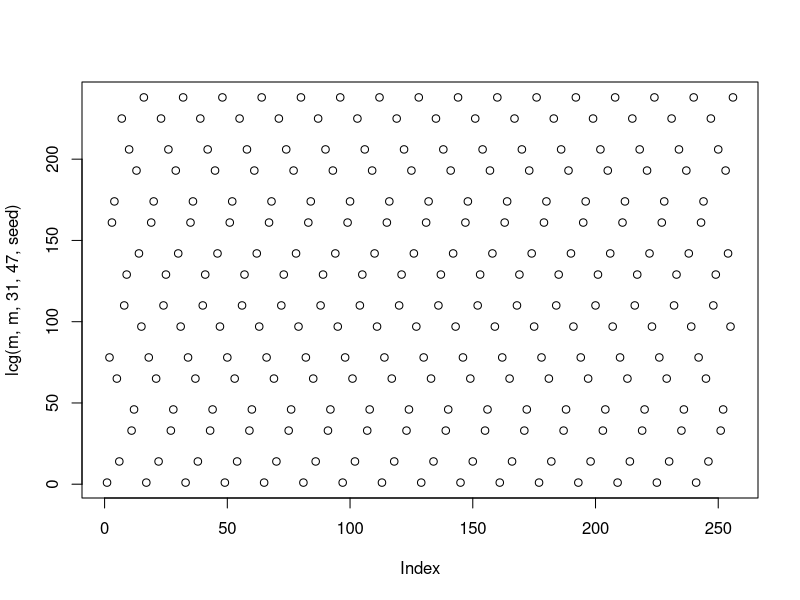
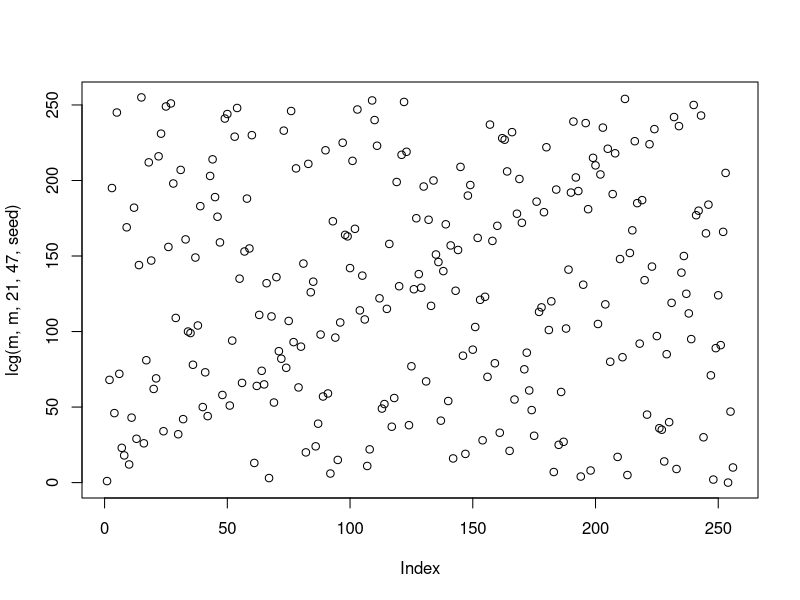
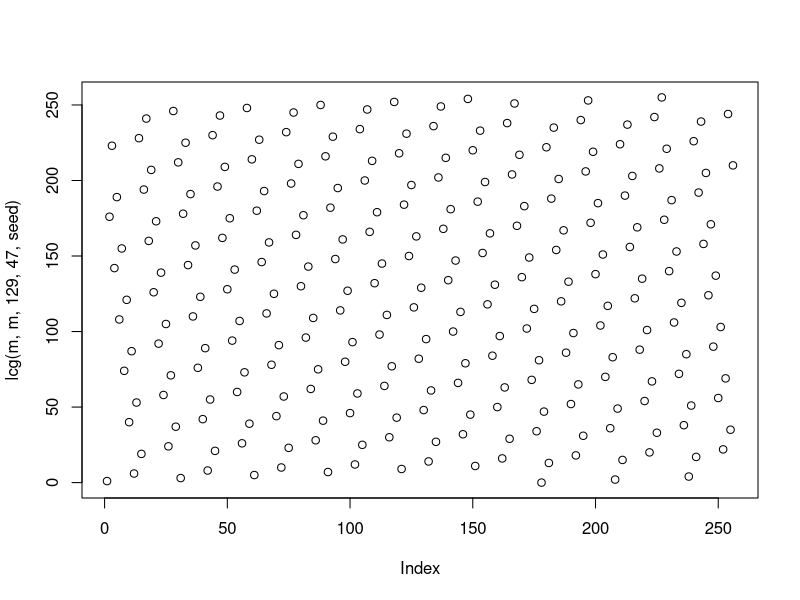
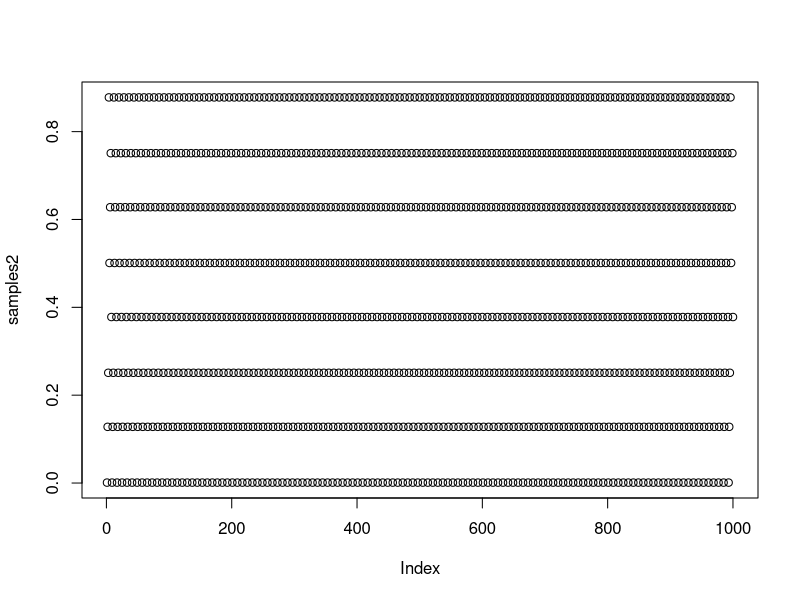

R code for these plots, in order:
## ---- chunk 1
n <- 1e5
phi   <- function(x) (x >= 3) & (x <= 4)
pdf_x <- function(x) dnorm(x, 0, 1)

pdf_y1 <- function(x) dnorm(x, 1, 1)
samples_y1 <- rnorm(n, 1, 1)
var1 <- var((pdf_x(samples_y1) / pdf_y1(samples_y1)) * phi(samples_y1))

pdf_y2 <- function(x) dnorm(x, 2, 1)
samples_y2 <- rnorm(n, 2, 1)
var2 <- var((pdf_x(samples_y2) / pdf_y2(samples_y2)) * phi(samples_y2))

pdf_y3 <- function(x) dnorm(x, 3.5, 1)
samples_y3 <- rnorm(n, 3.5, 1)
var3 <- var((pdf_x(samples_y3) / pdf_y3(samples_y3)) * phi(samples_y3))

pdf_y4 <- function(x) dexp(x - 3, 1)
samples_y4 <- 3 + rexp(n, 1)
var4 <- var((pdf_x(samples_y4) / pdf_y4(samples_y4)) * phi(samples_y4))

signif(c(var1, var2, var3, var4), 3)
## ---- chunk 2
n <- 1e6
ISest <- mean((pdf_x(samples_y4) / pdf_y4(samples_y4)) * phi(samples_y4))
IS_MSE <- var((pdf_x(samples_y4) / pdf_y4(samples_y4)) * phi(samples_y4)) / n
c(ISest, sqrt(IS_MSE))
## ---- chunk 3
eps <- 0.01 * ISest
round(c(var1, var2, var3, var4) / eps^2)
## ---- chunk 4
lcg <- function(n, modulus, mult, incr, seed) {
  samples <- rep(0, n)
  samples[1] <- seed
  for (i in 1:(n - 1)) {
    samples[i + 1] <- (mult * samples[i] + incr) %% modulus
  }
  return(samples)
}
## ---- chunk 5
m <- 2^8
seed <- 1
plot(lcg(m, m, 31, 47, seed))
## ---- chunk 6
plot(lcg(m, m, 21, 47, seed))
## ---- chunk 7
plot(lcg(m, m, 129, 47, seed))
## ---- chunk 8
n <- 1000
m <- 2^{10}
seed <- 1
samples1 <- lcg(n, m, 125, 5, seed)
## ---- chunk 9
samples1 <- samples1 / m
## ---- chunk 10
mean(cos(samples1))
## ---- chunk 11
sqrt(var(cos(samples1)) / n)
## ---- chunk 12
samples2 <- lcg(n, m, 127, 4, seed)
samples2 <- samples2 / m
mean(cos(samples2))
sqrt(var(cos(samples2)) / n)
## ---- chunk 13
plot(samples2)
